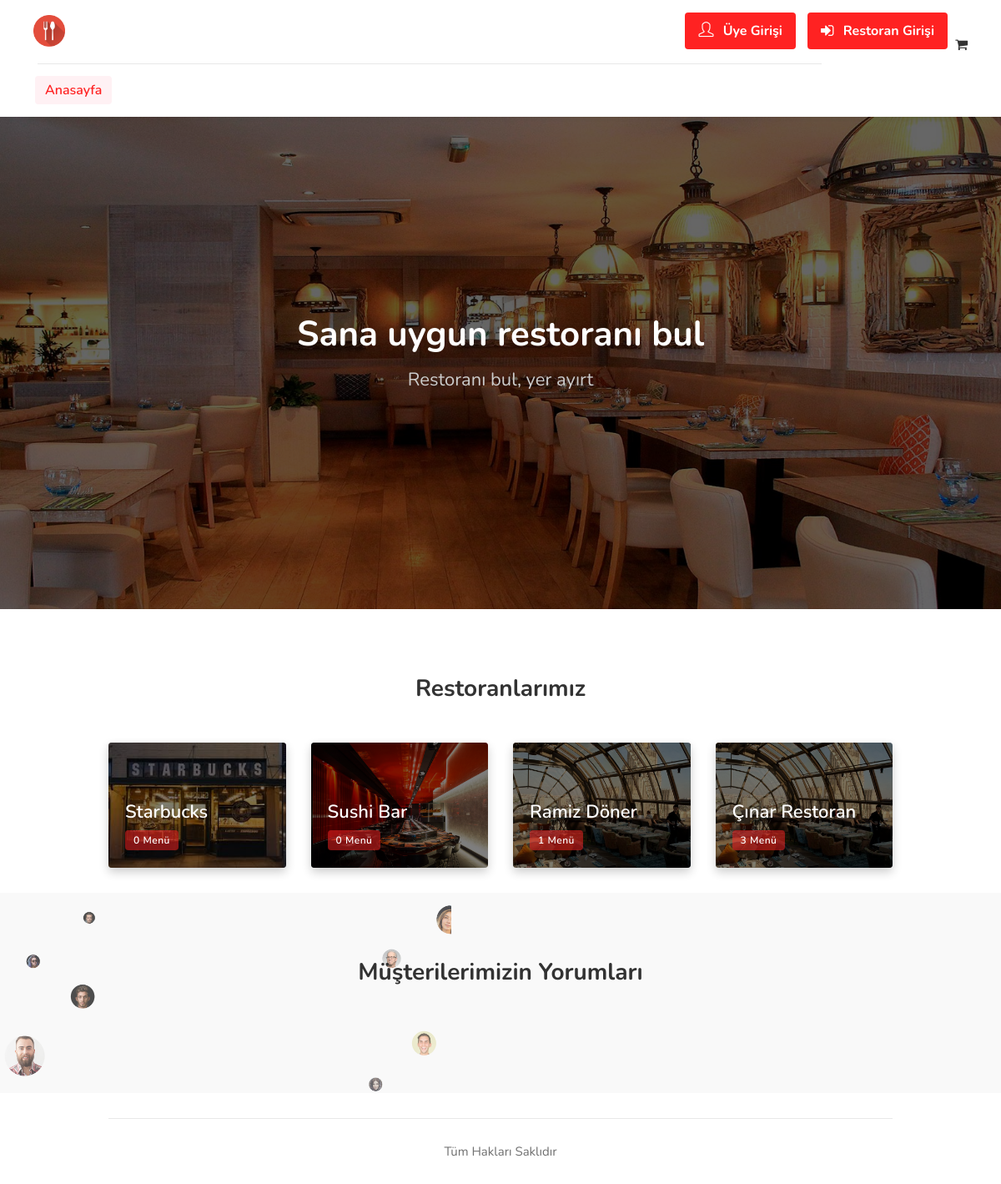
The page / on the database its author committed.
### tables this page shows
CREATE TABLE `ayarlar` (
  `ayar_id` int(11) NOT NULL,
  `ayar_title` text NOT NULL,
  `ayar_logo` text NOT NULL,
  `ayar_aciklama` text NOT NULL
);

CREATE TABLE `restoran` (
  `rest_id` int(11) NOT NULL,
  `rest_adi` text NOT NULL,
  `rest_logo` text NOT NULL,
  `rest_bg` text NOT NULL,
  `rest_tel` text NOT NULL,
  `rest_adres` text NOT NULL,
  `rest_aciklama` text NOT NULL,
  `rest_iban` text NOT NULL,
  `rest_odeme` text NOT NULL,
  `rest_tarih` datetime NOT NULL DEFAULT current_timestamp()
);

### index.php (the view, shortened to what this page needs)
<?php include('header.php'); ?>
<div class="search_container_block main_search_block" data-background-image="images/single-listing-02.jpg">
	<div class="main_inner_search_block">
		<div class="container">
			<div class="row">
				<div class="col-md-12">
					<h2>Sana uygun restoranı bul</h2>
					<h4>Restoranı bul, yer ayırt</h4>
				</div>
			</div>
		</div>
	</div>
</div>
<div class="fullwidth_block search_categorie_block">
	<div class="container">
		<div class="row">
			<div class="col-md-12">
				<h3 class="headline_part centered margin-top-75 margin-bottom-45">Restoranlarımız </h3>
			</div>
		</div>
	</div>
	<div class="col-md-12">
		<div class="container">
			<div class="row">
				<?php
				$veriCek=$conn->prepare("SELECT * FROM restoran ORDER BY rest_tarih DESC ");
				$veriCek->execute();
				while ($var=$veriCek->fetch(PDO::FETCH_ASSOC)) {
					$restoran = $var['rest_id'];
					$menu_sayi = $conn->query("SELECT count(*) AS toplam FROM menuler WHERE menu_rest_id = '{$restoran}'")->fetch(PDO::FETCH_ASSOC);
					?>
					<div class="col-md-3 col-sm-6 col-xs-12">
						<div class="category_container_item_part">
							<a href="restoran.php?id=<?=$var['rest_id']; ?>" class="category_item_box">
								<img src="<?=$var['rest_bg']; ?>" alt="" width="250px" height="150px" style="object-fit: cover;"/>
								<div class="category_content_box_part">
									<h3><?=$var['rest_adi']; ?></h3>
									<span><?=$menu_sayi['toplam']; ?> Menü</span>
								</div>
							</a>
						</div>
					</div>
				<?php } ?>
			</div>
		</div>
	</div>
</div>
<div class="clearfix"></div>
<section class="utf_testimonial_part fullwidth_block padding-top-75 padding-bottom-75">
	<div class="container">
		<div class="row">
			<div class="col-md-8 col-md-offset-2">
				<h3 class="headline_part centered"> Müşterilerimizin Yorumları </h3>
			</div>
		</div>
	</div>
</section>
<?php include('footer.php'); ?>

### header.php (shortened to what this page needs)
<?php
include 'inc/ayar.php';
$ayarData = $conn->query('SELECT * FROM ayarlar')->fetch(PDO::FETCH_ASSOC);
?>
<!DOCTYPE html>
<html lang="tr">
<head>
  <link rel="stylesheet" href="css/stylesheet.css">
  <link rel="stylesheet" href="css/mmenu.css">
  <link rel="stylesheet" href="css/style.css" id="colors">
  <link rel="stylesheet" href="css/sweetalert2.min.css">
</head>
<body>
  <div id="main_wrapper">
    <header id="header_part" class="fullwidth">
      <div id="header">
        <div class="container">
          <div class="utf_left_side">
            <div id="logo"> <a href="./"><img src="<?=$ayarData['ayar_logo']; ?>" alt=""></a> </div>
            <nav id="navigation" class="style_one">
              <ul id="responsive">
                <li><a class="current" href="./">Anasayfa</a></li>
              </ul>
            </nav>
            <div class="clearfix"></div>
          </div>
          <div class="utf_right_side">
            <div class="header_widget">
              <?php if(isset($_SESSION['uye_giris']) and $_SESSION['uye_giris']!='') { ?>
                <a href="profil.php" class="button border sign-in">
                  <i class="sl sl-icon-user"></i> Profil
                </a>
                <a href="cikis.php" class="button border with-icon" style="background:white;color:red;"><i class="fa fa-sign-out"></i> Çıkış Yap</a>
                <a href="sepet.php" class="p-5"><i class="fa fa-shopping-cart"></i>
                  <sup id="sepet"><?php if(isset($_SESSION['sepetimdekiler'])){
                    echo $_SESSION['sepetimdekiler']['toplam']['total_count'];
                  } ?>
                </sup></a>
              </div>
            <?php  } else { ?>
              <a href="#dialog_signin_part" class="button border sign-in popup-with-zoom-anim">
                <i class="sl sl-icon-user"></i> Üye Girişi
              </a>
              <a href="rest" class="button border with-icon"><i class="fa fa-sign-in"></i> Restoran Girişi</a>
              <a href="sepet.php" class="p-5"><i class="fa fa-shopping-cart"></i>
              </a>
            </div>
          <?php } ?>
        </div>
      </div>
    </div>
  </header>

### footer.php (shortened to what this page needs)
<div id="" class="footer_sticky_part">
	<div class="container">
		<div class="row">
			<div class="col-md-12">
				<div class="footer_copyright_part">Tüm Hakları Saklıdır</div>
			</div>
		</div>
	</div>
</div>
</div>
</body>
</html>

### css/mmenu.css (style rules this page uses)
:root { --mm-line-height:20px; --mm-listitem-size:44px; --mm-navbar-size:44px; --mm-offset-top:0; --mm-offset-right:0; --mm-offset-bottom:0; --mm-offset-left:0; --mm-color-border:rgba(0, 0, 0, 0.1); --mm-color-button:rgba(0, 0, 0, 0.3); --mm-color-text:rgba(0, 0, 0, 0.75); --mm-color-text-dimmed:rgba(0, 0, 0, 0.3); --mm-color-background:#f3f3f3; --mm-color-background-highlight:rgba(0, 0, 0, 0.05); --mm-color-background-emphasis:rgba(255, 255, 255, 0.4); --mm-shadow:0 0 10px rgba(0, 0, 0, 0.3) }

### css/style.css (style rules this page uses)
body { color: #707070; font-size: 15px; line-height: 28px; background-color: #fff; }
body, h1, h2, h3, h4, h5, h6, input[type="text"], input[type="password"], input[type="email"], textarea, select, input[type="button"], input[type="submit"], button, #tiptip_content, .map-box p, .map-box div, .numerical-rating .utf_counter_star_rating, body .nav_responsive i.menu-trigger:after { font-family:'Nunito', sans-serif; text-transform: none; }
h1, h2, h3, h4, h5, h6 { color: #323232; }
* { margin: 0px; padding: 0px; box-sizing: border-box; }
ul, li { margin: 0px; list-style-type: none; }

### rows shown on the page
ayarlar: ayar_logo (picture)
restoran: rest_bg (picture), rest_adi "Starbucks", toplam "0"
restoran: rest_bg (picture), rest_adi "Sushi Bar", toplam "0"
restoran: rest_bg (picture), rest_adi "Ramiz Döner", toplam "1"
restoran: rest_bg (picture), rest_adi "Çınar Restoran", toplam "3"
